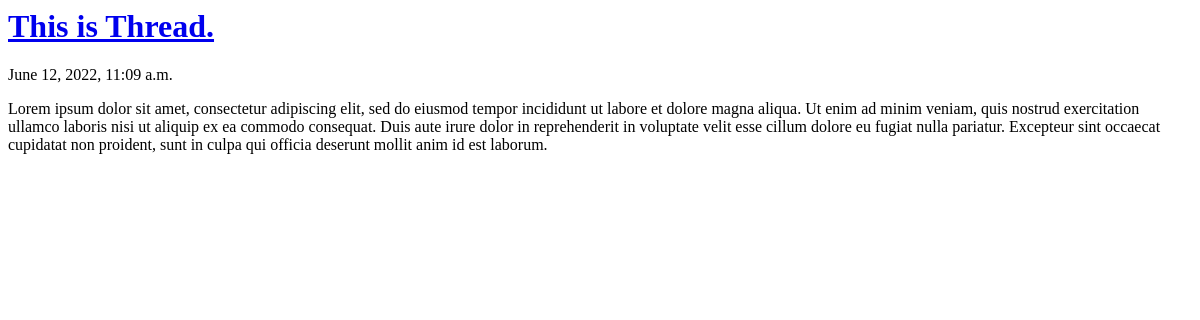
The app's page /, older data.
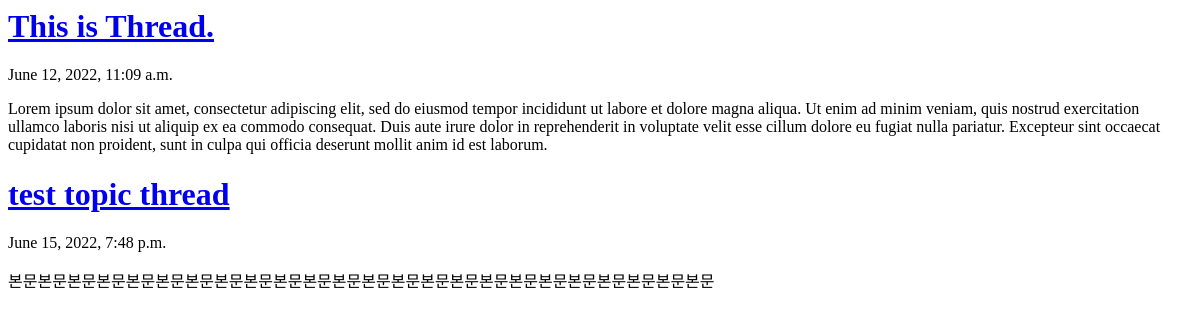
The same page, newer data.
### main/models.py (models this page shows, shortened)
class Thread(models.Model):
    topic = models.ForeignKey(Topic, null=True, on_delete=models.SET_NULL)
    title = models.CharField(max_length=100)
    content = models.TextField(max_length=5000)
    author = models.ForeignKey(User, null=True, on_delete=models.SET_NULL)
    upvotes = models.IntegerField(default=0, editable=False)
    created_at = models.DateTimeField(auto_now_add=True)
    updated_at = models.DateTimeField(auto_now=True)
    def get_absolute_url(self):
        return f'/{self.pk}'

### main/views.py (the view)
# urls.py: path('', views.ThreadList.as_view()),
class ThreadList(ListView):
    model = Thread

### templates/main/thread_list.html (shortened to what this page needs)
{% extends 'main/base.html' %}
{% block main-area %}
    {% for thread in thread_list %}
        <a href="{{ thread.get_absolute_url }}"><h1>{{ thread.title }}</h1></a><span>{{ thread.created_at }}</span>
        <p>{{ thread.content }}</p>
    {% endfor %}
{% endblock %}

Row changes from the older to the newer data that the page shows:
added Thread: title "test topic thread", created_at "June 15, 2022, 7:48 p.m.", content "본문본문본문본문본문본문본문본문본문본문본문본문본문본문본문본문본문본문본문본문본문본문본문본문"
